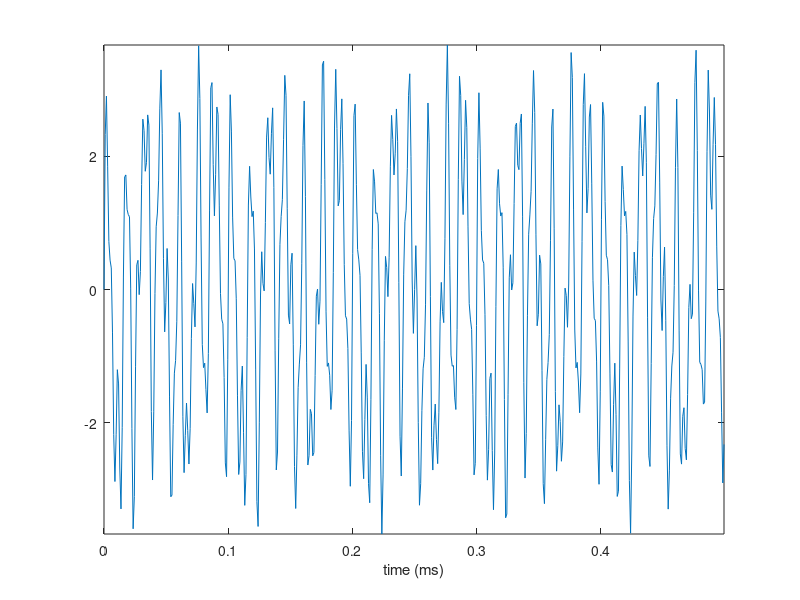
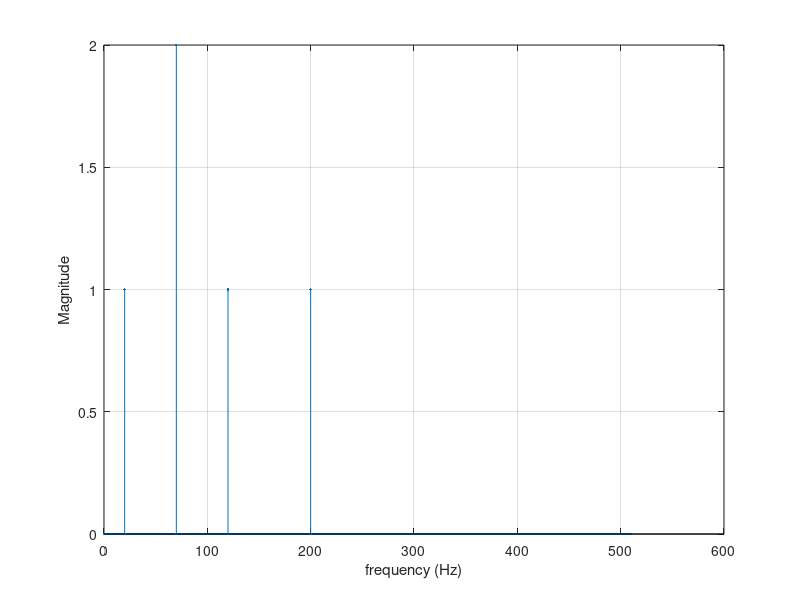
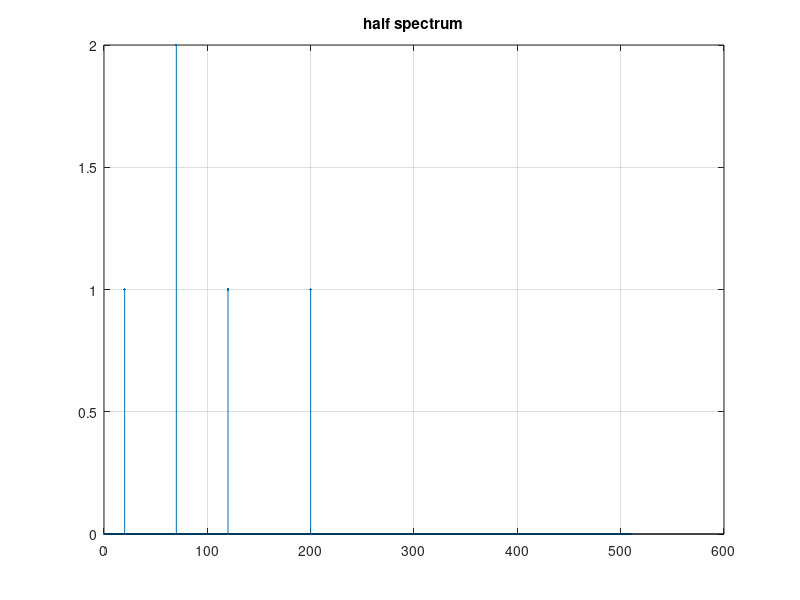
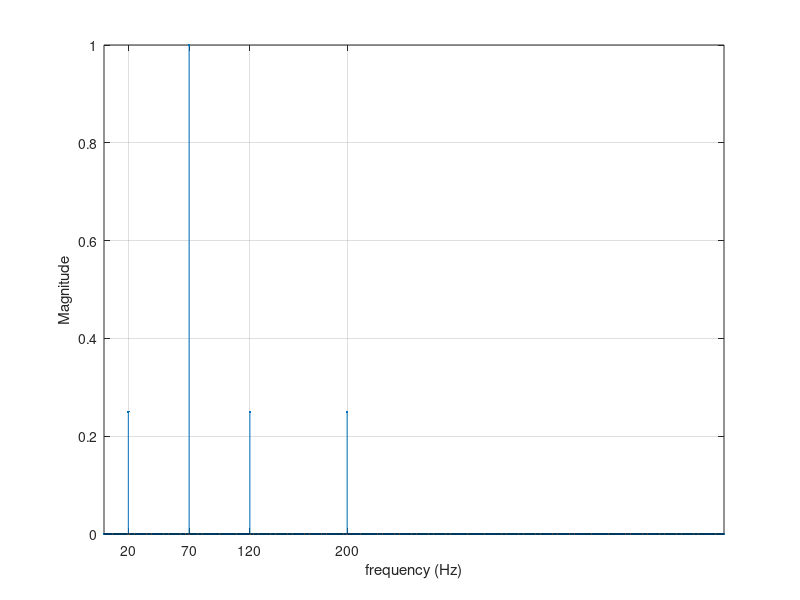

Source code (MATLAB) for these figures, in order:
%Exemplo 1:

clear
close all

N=512; % amostras
Fs= 1024;       % taxa de amostragem / sample frequecy
t= (0:N-1)/Fs; %vetor de tempo

%gerando sinal com 4 componentes
amp=1;
x = amp*sin(2*pi*20*t+pi) + (amp*2)*sin(2*pi*70*t) + amp*sin(2*pi*120*t) + amp*sin(2*pi*200*t); 
plot(t,x)
axis tight
xlabel('time (ms)')
%pause


X = fft(x);     % DFT of x

LS = (abs(X)*2)/N;                %espectro linear
 
f = (0:N-1)*Fs/N;             % Frequency vector

figure();
stem(f(1:N/2),abs(X(1:N/2))*2/N,'.');
grid on
ylabel('Magnitude');
xlabel('frequency (Hz)')






pause

figure();
stem(f(1:N/2),LS(1:N/2),'.');
title("half spectrum");
grid on

Pxx = X.*conj(X)/N;            % Periodogram
PSD = Pxx/N;                   % Power Spectrum Density
Px = sum(PSD);                 % Total power
figure();
stem(f,PSD,'.');
stem(f(1:N/2),PSD(1:N/2),'.'); 
%title('Magnitude');
ylabel('Magnitude');
set(gca,'XTick',[20 70 120 200]);
xlabel('frequency (Hz)')
grid on
axis tight



%axis([0 N/2 0 max(PSD)])

%figure; plot(f,p*180/pi); title('Phase');
%set(gca,'XTick',[20 70 120 200]);



